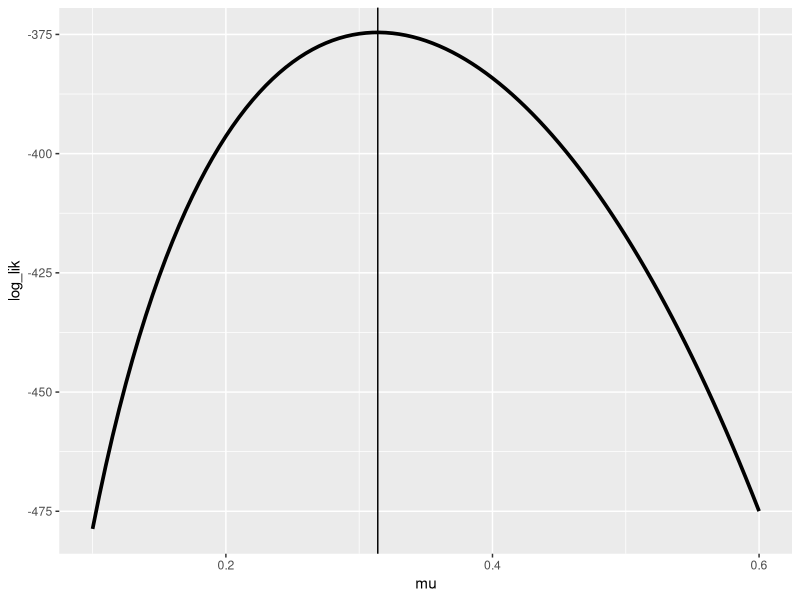
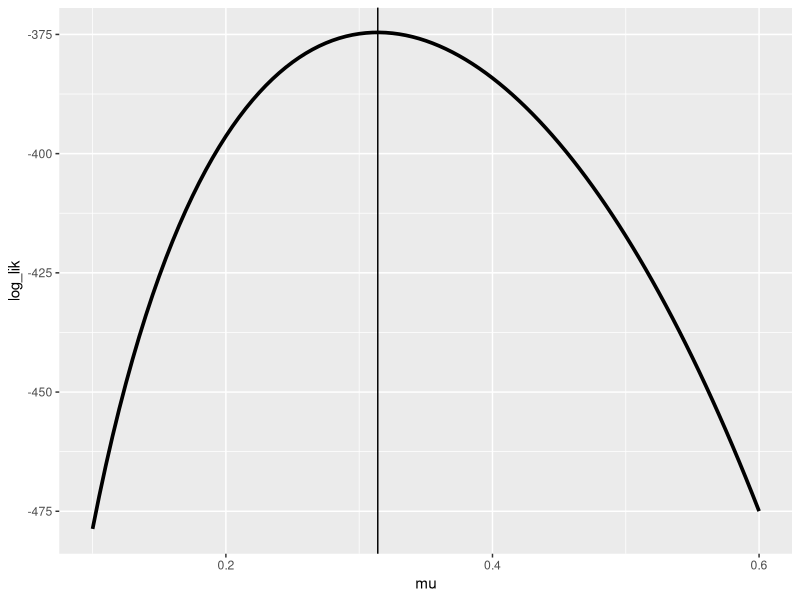
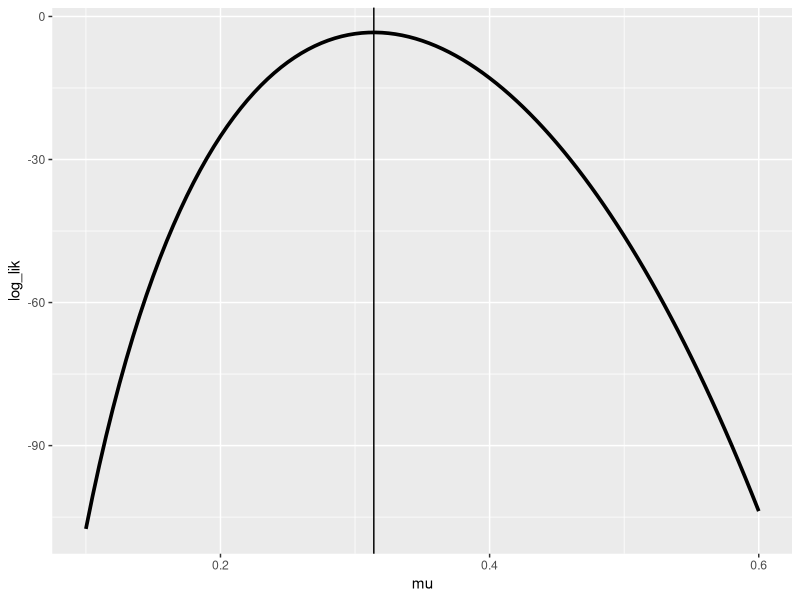
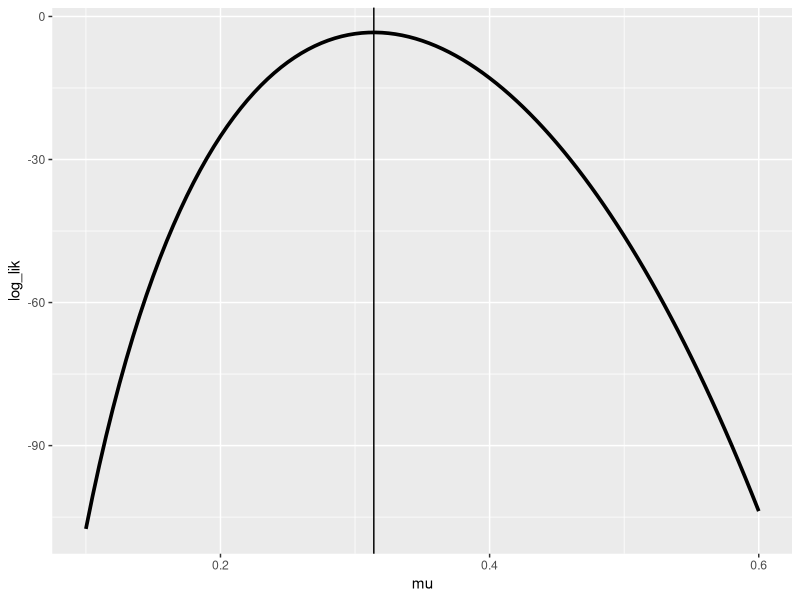
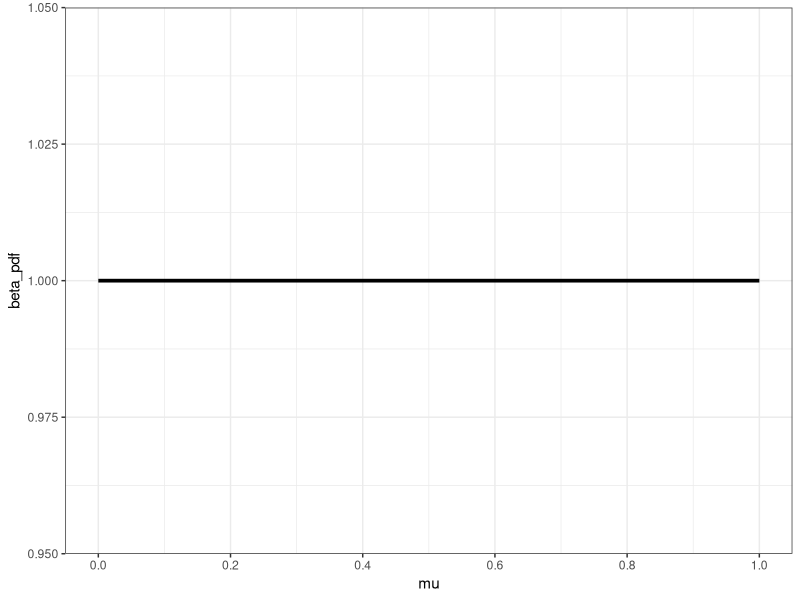
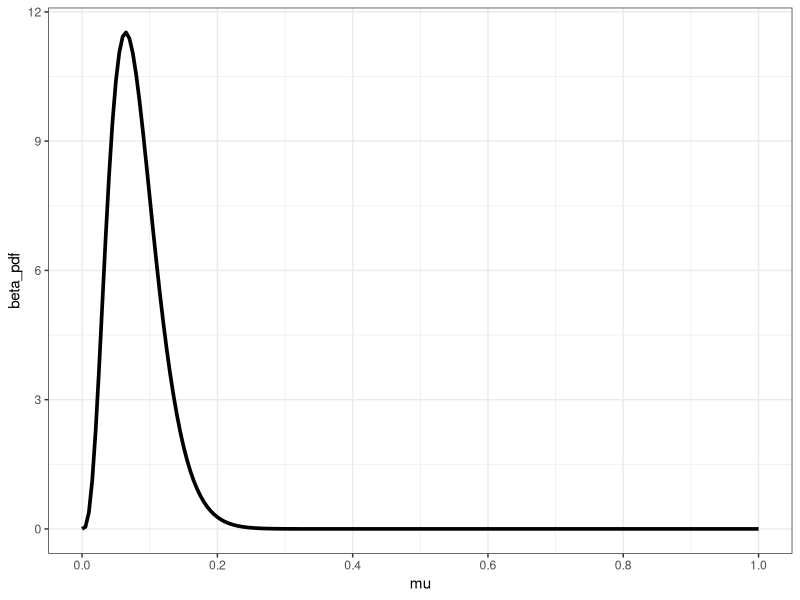

The R script that drew these images, in order:
## ---- chunk 1
knitr::opts_chunk$set(echo = TRUE)
## ---- chunk 2
library(tidyverse)
## ---- chunk 3
player_hits <- 189
player_atbats <- 602
## ---- chunk 4
### your code here
MLE<-player_hits/player_atbats
MLE
## ---- chunk 5
tibble::tibble(
  mu = seq(0.1, 0.6, length.out=101)
) %>% 
  mutate(log_lik =player_hits*log(mu) +(player_atbats -player_hits)*log(1-mu))%>%
  ggplot(mapping = aes(x=mu,y=log_lik)) +
  geom_line(mapping = aes(group=1),size =1.25)+
  geom_vline(xintercept =MLE)
## ---- chunk 6
my_example_function <- function(input_1, input_2)
{
  ### PERFORM ACTIONS
  
  ### return objects with return()
}
## ---- chunk 7
my_example_function(1, 2)

my_example_function(input_1 = 1, input_2 = 2)
## ---- chunk 8
### set the input arguments !!!
log_binom_pmf_unnorm <- function(events, trials, prob )
{
  # calculate log_lik
  log_lik<-events*log(prob) + (trials-events)*log(1-prob)
  
  # return log_lik
  return(log_lik)
}
## ---- chunk 9
tibble::tibble(
  mu = seq(0.1,0.6, length.out =101)
) %>% 
  mutate(log_lik=log_binom_pmf_unnorm(player_hits,player_atbats,mu))%>%
  ggplot(mapping = aes(x=mu, y =log_lik)) +
  geom_line(mapping = aes(group=1),size =1.25)+
  geom_vline(xintercept =MLE)
## ---- chunk 10
### set the input arguments!
log_binom_pmf <- function(events, trials, prob )
{
  # your code here
  log_lik<-lchoose(trials,events)+log_binom_pmf_unnorm(events, trials, prob)
  return(log_lik)
}
## ---- chunk 11
tibble::tibble(
  mu = seq(0.1, 0.6, length.out=101)
) %>% 
  mutate(log_lik =log_binom_pmf(player_hits,player_atbats, mu)) %>%
  ggplot(mapping = aes(x=mu, y = log_lik))+
  geom_line(mapping = aes(group=1),size =1.25)+
  geom_vline(xintercept =MLE)
  
## ---- chunk 12
### your code here
exp(log_binom_pmf(189,602,0.3))
## ---- chunk 13
### your code here
dbinom(189,602,0.3,log=FALSE)
## ---- chunk 14
tibble::tibble(
  mu =seq(0.1,0.6, length.out=101) 
) %>% 
  mutate(log_lik=dbinom(189,602,mu,log=TRUE))%>%
  ggplot(mapping = aes(x=mu,y=log_lik))+
  geom_line(mapping = aes(group=1), size =1.25)+
  geom_vline(xintercept = MLE)
## ---- chunk 15
coin_probs <- dbinom(x=0:5, 11, 0.25,log =FALSE)

# print to screen
coin_probs
# length?
length(coin_probs)
## ---- chunk 16
### your code here
sum(coin_probs)
## ---- chunk 17
### your code here
pbinom(q=5,11,0.25)
## ---- chunk 18
### your code here
pbinom(195,602,0.3)-pbinom(175, 602, 0.3)
pbinom(205,602,0.3)-pbinom(165, 602, 0.3)
## ---- chunk 19
m_small <- 0
N_small <- 7

m_medium <- 9
N_medium <- 100

m_big <- 103
N_big <- 1000
## ---- chunk 20
a_vague <- 1
b_vague <- 1

a_inform <- 4.28
b_inform <- 48.63
## ---- chunk 21
tibble::tibble(
 mu =seq(0,1,length.out=201)
) %>% 
  mutate(beta_pdf=dbeta(mu,shape1 = a_vague, shape2 = b_vague))%>%
 ggplot(mapping=aes(x=mu, y=beta_pdf))+
  geom_line(mapping =aes(group=1), size=1.25)+
  scale_x_continuous(breaks=seq(0,1, by =0.2))+
  theme_bw()
## ---- chunk 22
tibble::tibble(
 mu =seq(0,1,length.out=201)
) %>% 
  mutate(beta_pdf=dbeta(mu,shape1 = a_inform, shape2 = b_inform))%>%
 ggplot(mapping=aes(x=mu, y=beta_pdf))+
  geom_line(mapping =aes(group=1), size=1.25)+
  scale_x_continuous(breaks=seq(0,1, by =0.2))+
  theme_bw()
## ---- chunk 23
### your code here
PostHyperparameters<-tibble::tibble(a=c(a_vague, a_vague,a_vague,a_inform,a_inform,a_inform),
                                    b=c(b_vague, b_vague,b_vague, b_inform,b_inform,b_inform),
                                    m=c(m_small, m_medium,m_big, m_small,m_medium,m_big),
                                    N=c(N_small,N_medium,N_big, N_small,N_medium, N_big))%>%
                     mutate(a_new =a+m, b_new =b+N-m)
PostHyperparameters
## ---- chunk 24
### your code here
PostBetaPara<-PostHyperparameters%>%mutate(
             posteriorMean =a_new/(a_new+b_new),
             posteriorMode =(a_new-1)/(a_new + b_new-2),
             posteriorQuat_0.05 =qbeta(0.05,a_new,b_new),
             posteriorQuat_0.95 =qbeta(0.95,a_new,b_new))
PostBetaPara
